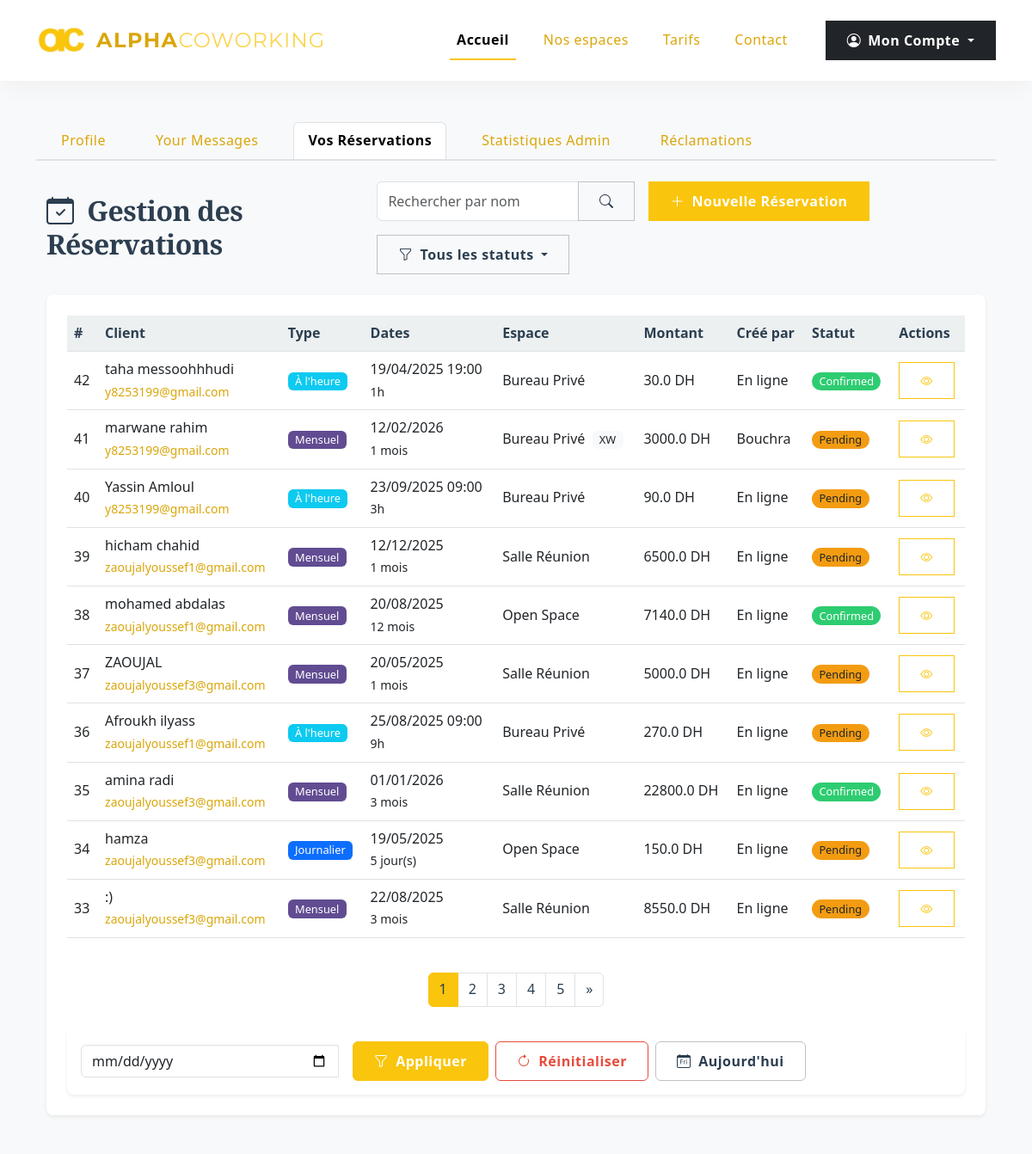
The page /dashboard/bookings (signed in, upper part) on the database as committed earlier.
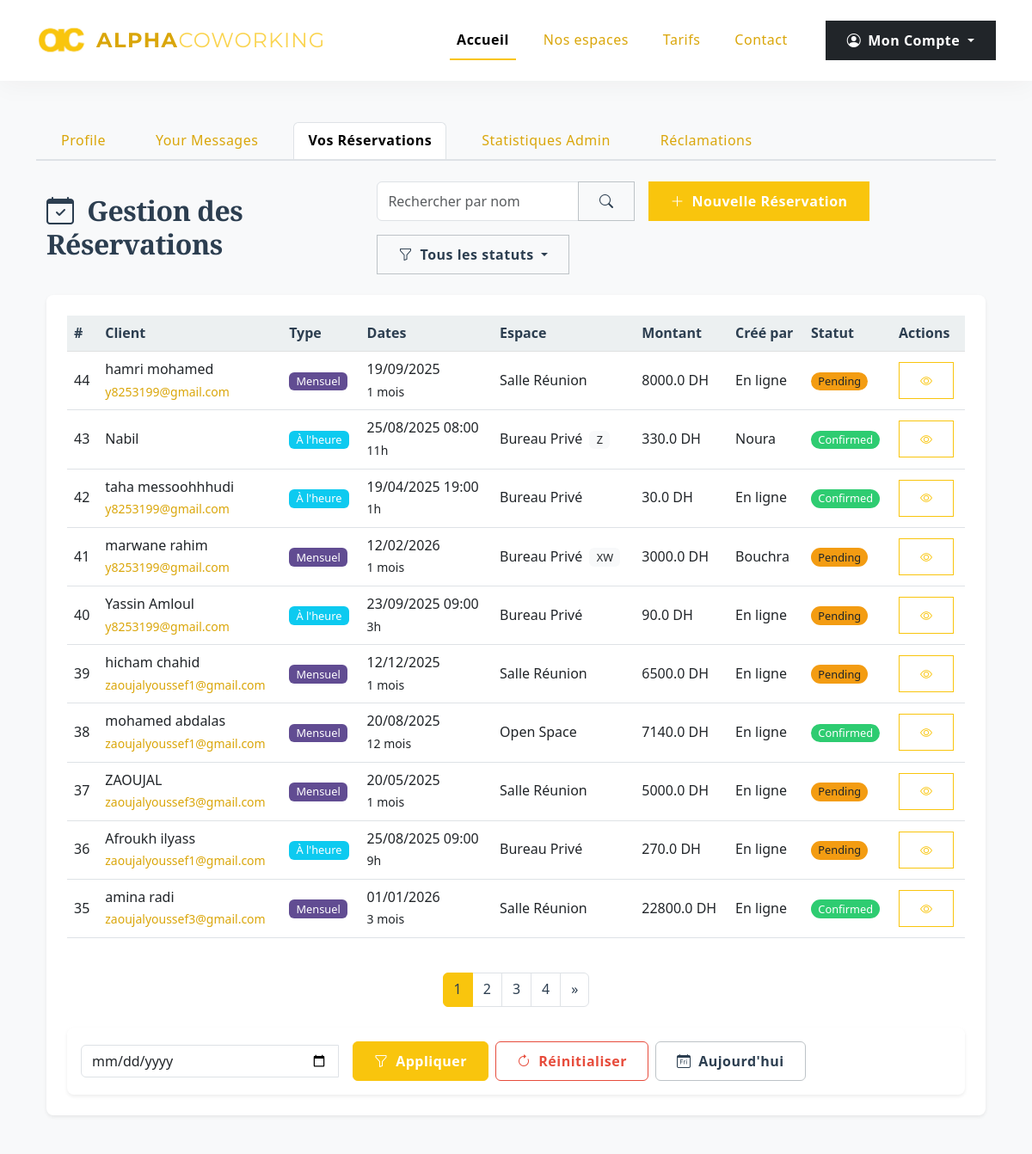
The same page on the database as committed later.
### pythonic/models.py (models this page shows, shortened)
class Booking(db.Model):
    id = db.Column(db.Integer, primary_key=True)
    space_number = db.Column(db.String(20))  # Nouveau champ
    booking_type = db.Column(db.String(20), nullable=False)  # hourly, daily, monthly
    space_type = db.Column(db.String(20), nullable=True)    # Ajoutez cette ligne
    start_datetime = db.Column(db.DateTime, nullable=False)
    end_datetime = db.Column(db.DateTime, nullable=False)
    duration = db.Column(db.Integer, nullable=False)  # en heures, jours ou mois selon le type
    full_name = db.Column(db.String(50), nullable=False)
    email = db.Column(db.String(120), nullable=False)
    phone = db.Column(db.String(20), nullable=False)
    meeting_capacity = db.Column(db.String(10), nullable=True)
    company = db.Column(db.String(50))
    special_requests = db.Column(db.Text)
    payment_method = db.Column(db.String(30), nullable=False)
    total_price = db.Column(db.Float, nullable=False)
    status = db.Column(db.String(20), nullable=False, default='pending')  # pending, confirmed, cancelled, completed
    date_created = db.Column(db.DateTime, nullable=False, default=datetime.utcnow)
    created_by = db.Column(db.String(50), nullable=False,default="En ligne")  # ou "Bouchra" selon votre logique

### pythonic/reservation/routes.py (the view, shortened to what this page needs)
@booking_bp.route('/dashboard/bookings')
@login_required
def admin_bookings():
    page = request.args.get('page', 1, type=int)
    status_filter = request.args.get('status', None)
    search_query = request.args.get('search', None)
    date_filter = request.args.get('date', None)  # Nouveau filtre de date
    today_date = datetime.today().strftime('%Y-%m-%d')
    query = Booking.query.order_by(Booking.id.desc())
    if status_filter:
        query = query.filter_by(status=status_filter)
    if search_query:
        query = query.filter(Booking.full_name.ilike(f'%{search_query}%'))
    bookings = query.paginate(page=page, per_page=10)
    bookings = query.paginate(page=page, per_page=10)
    return render_template('booking.html',
                        bookings=bookings,
                        status_filter=status_filter,
                        search_query=search_query,
                        date_filter=date_filter,
                        today_date=today_date,
                        active_tab='bookings')

### pythonic/models.py (called while the page is built)
@login_manager.user_loader
def load_user(user_id):
    return User.query.get(int(user_id))

### pythonic/templates/booking.html (shortened to what the changed rows need)
{% extends "dashboard.html" %}
{% block bookings %}
<div class="container-fluid mt-4">
    <div class="d-flex justify-content-between align-items-center mb-4">
        <h2 class="m-0"><i class="bi bi-calendar-check me-2"></i> Gestion des Réservations</h2>
    </div>
    <div class="card shadow-sm">
        <div class="card-body">
            <div class="table-responsive">
                <table class="table table-hover align-middle">
                    <thead class="table-light">
                        <tr>
                            <th>#</th>
                            <th>Client</th>
                            <th>Type</th>
                            <th>Dates</th>
                            <th>Espace</th>
                            <th>Montant</th>
                            <th>Créé par</th>
                            <th>Statut</th>
                            <th>Actions</th>
                        </tr>
                    </thead>
                    <tbody>
                        {% for booking in bookings.items %}
                        <tr>
                            <td>{{ booking.id }}</td>
                            <td>
                                {{ booking.full_name }}<br>
                                <small class="text-muted">{{ booking.email }}</small>
                            </td>
                            <td>
                                {% if booking.booking_type == 'hourly' %}
                                <span class="badge bg-info">À l'heure</span>
                                {% elif booking.booking_type == 'daily' %}
                                <span class="badge bg-primary">Journalier</span>
                                {% else %}
                                <span class="badge bg-secondary">Mensuel</span>
                                {% endif %}
                            </td>
                            <td>
                                {% if booking.booking_type == 'hourly' %}
                                    {{ booking.start_datetime.strftime('%d/%m/%Y %H:%M') }}<br>
                                    <small>{{ booking.duration }}h</small>
                                {% elif booking.booking_type == 'daily' %}
                                    {{ booking.start_datetime.strftime('%d/%m/%Y') }}<br>
                                    <small>{{ booking.duration }} jour(s)</small>
                                {% else %}
                                    {{ booking.start_datetime.strftime('%d/%m/%Y') }}<br>
                                    <small>{{ booking.duration }} mois</small>
                                {% endif %}
                            </td>
                            <td>
                                {% if booking.space_type == 'private' %}
                                    Bureau Privé
                                    {% if booking.space_number %}
                                    <span class="badge bg-light text-dark ms-1">{{ booking.space_number }}</span>
                                    {% endif %}
                                {% elif booking.space_type == 'open' %}
                                    Open Space
                                {% else %}
                                    Salle Réunion
                                {% endif %}
                            </td>
                            <td>{{ booking.total_price }} DH</td>
                            <td>{{ booking.created_by }}</td>
                            <td>
                                <span class="badge rounded-pill
                                    {% if booking.status == 'pending' %}bg-warning text-dark
                                    {% elif booking.status == 'confirmed' %}bg-success
                                    {% elif booking.status == 'cancelled' %}bg-danger
                                    {% else %}bg-secondary{% endif %}">
                                    {{ booking.status|capitalize }}
                                </span>
                            </td>
                            <td>
                                <a href="{{ url_for('reservation.booking_detail', booking_id=booking.id) }}"
                                   class="btn btn-sm btn-outline-primary" title="Voir détails">
                                    <i class="bi bi-eye"></i>
                                </a>
                            </td>
                        </tr>
                        {% else %}
                        <tr>
                            <td colspan="8" class="text-center py-4 text-muted">
                                Aucune réservation trouvée
                            </td>
                        </tr>
                        {% endfor %}
                    </tbody>
                </table>
            </div>
            <nav aria-label="Page navigation" class="mt-4">
                <ul class="pagination justify-content-center">
                    {% for num in bookings.iter_pages() %}
                    <li class="page-item {% if num == bookings.page %}active{% endif %}">
                        <a class="page-link" href="{{ url_for('reservation.admin_bookings',
                                page=num,
                                status=status_filter if status_filter else '',
                                search=search_query if search_query else '',
                                date=date_filter if date_filter else '') }}">
                            {{ num }}
                        </a>
                    </li>
                    {% endfor %}
                </ul>
            </nav>
        </div>
    </div>
</div>
{% endblock %}

Rows that differ between the two databases and show on the page:
no longer on this page (row unchanged): Booking: id "34", full_name "hamza", email "zaoujalyoussef3@gmail.com", booking_type "Journalier", start_datetime "19/05/2025", duration "5", space_type "Open Space", total_price "150.0", created_by "En ligne", status "Pending"
no longer on this page (row unchanged): Booking: id "33", full_name ":)", email "zaoujalyoussef3@gmail.com", booking_type "Mensuel", start_datetime "22/08/2025", duration "3", space_type "Salle Réunion", total_price "8550.0", created_by "En ligne", status "Pending"
added Booking: id "44", full_name "hamri mohamed", email "y8253199@gmail.com", booking_type "Mensuel", start_datetime "19/09/2025", duration "1", space_type "Salle Réunion", total_price "8000.0", created_by "En ligne", status "Pending"
added Booking: id "43", full_name "Nabil", booking_type "À l'heure", start_datetime "25/08/2025 08:00", duration "11", space_number "Z", total_price "330.0", created_by "Noura", status "Confirmed"
Other text that changed with them:
list line gone: "5"
